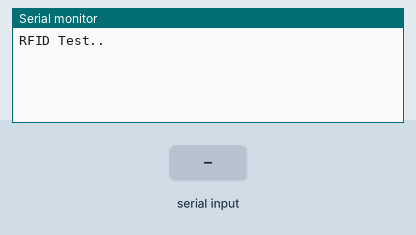
Bench run of a sketch on a simulated Arduino Mega 2560, built with avr-gcc and run on an emulated ATmega2560. Parts: the last lines printed to the serial monitor. The test bench sets the inputs (shaded band).

Above: at 1.2 s.
1.3 s: "1" received over the second serial link
At 2.5 s:
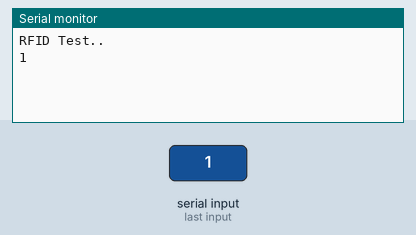
2.8 s: "0" received over the second serial link
At 3.6 s:
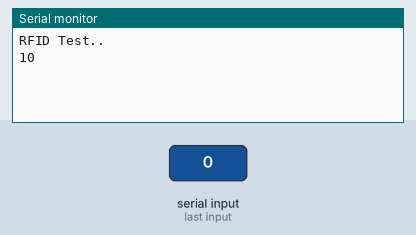

Measured:
- after the input at 1.3 s, the serial monitor: prints a new line at once (image 1)
- after the input at 2.8 s, the serial monitor: prints a new line at once (image 2)

The sketch:

RFID.ino
```cpp
char d;
String str;
int i;
void setup() {
  Serial.begin(9600);
  Serial1.begin(9600);
  Serial.println("RFID Test..");
}

void loop() {

  if(Serial1.available()){
    d = Serial1.read();
   if(d==0x03){
    i=0;
    Serial.println();
   }
   else{
    if(d!=0x02){
    Serial.print(d);
    str = Serial.readString();


   // test = Serial.readString();
    }
    Serial.print(str);
   }

   //Serial.print("Test");
  // Serial.print(test);
  }

}
```
